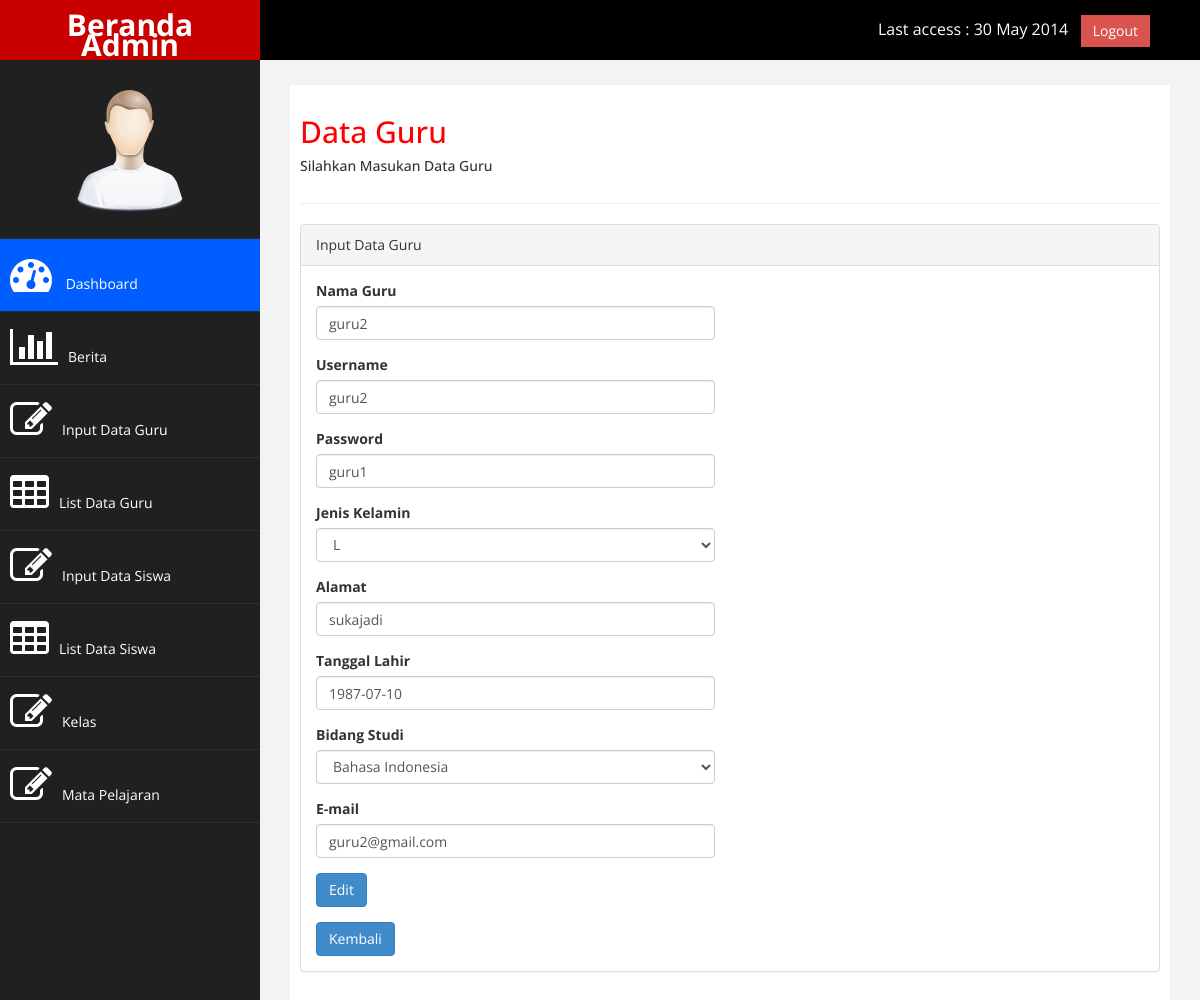
The app's page /edit_guru.php?id=2 with its own data.
### tables this page shows
CREATE TABLE `guru` (
  `id_guru` int(10) NOT NULL,
  `nama` varchar(100) NOT NULL,
  `username` varchar(100) NOT NULL,
  `password` varchar(50) NOT NULL,
  `jenis_kelamin` enum('L','P') NOT NULL,
  `alamat` text NOT NULL,
  `tgl_lahir` date NOT NULL,
  `bdng_studi` varchar(100) NOT NULL,
  `email` varchar(100) NOT NULL
);

### edit_guru.php (the view, shortened to what this page needs)
<?php
    include "koneksi.php";
    $id = $_GET['id'];
    $qe = mysqli_query($koneksi,"SELECT * FROM guru WHERE id_guru='$id'");
    $data = mysqli_fetch_array($qe);
?>
<!DOCTYPE html>
<html xmlns="http://www.w3.org/1999/xhtml">
<head>
    <link href="assets/css/bootstrap.css" rel="stylesheet" />
    <link href="assets/css/font-awesome.css" rel="stylesheet" />
    <link href="assets/js/morris/morris-0.4.3.min.css" rel="stylesheet" />
    <link href="assets/css/custom.css" rel="stylesheet" />
</head>
<body>
    <div id="wrapper">
        <nav class="navbar navbar-default navbar-cls-top " role="navigation" style="margin-bottom: 0">
            <div class="navbar-header">
                <a class="navbar-brand" href="beranda_admin.php">Beranda Admin</a>
            </div>
  <div style="color: white;
padding: 15px 50px 5px 50px;
float: right;
font-size: 16px;"> Last access : 30 May 2014 &nbsp; <a href="logout_admin.php" class="btn btn-danger square-btn-adjust">Logout</a> </div>
        </nav>
                <nav class="navbar-default navbar-side" role="navigation">
            <div class="sidebar-collapse">
                <ul class="nav" id="main-menu">
				<li class="text-center">
                    <img src="assets/img/find_user.png" class="user-image img-responsive"/>
					</li>
                    <li>
                        <a class="active-menu"  href="beranda_admin.php"><i class="fa fa-dashboard fa-3x"></i> Dashboard</a>
                    </li>
                    <li>
                        <a  href="berita.php"><i class="fa fa-bar-chart-o fa-3x"></i>Berita</a>
                    </li>
                    <li>
                        <a  href="data_guru.php"><i class="fa fa-edit fa-3x"></i>Input Data Guru</a>
                    </li>
                     <li>
                        <a  href="list_guru.php"><i class="fa fa-table fa-3x"></i>List Data Guru</a>
                    </li>
					<li>
                        <a   href="data_siswa.php"><i class="fa fa-edit fa-3x"></i>Input Data Siswa</a>
                    </li>
                    <li>
                        <a  href="list_siswa.php"><i class="fa fa-table fa-3x"></i>List Data Siswa</a>
                    </li>
                    <li  >
                        <a  href="kelas.php"><i class="fa fa-edit fa-3x"></i>Kelas</a>
                    </li>
                     <li>
                        <a  href="mapel.php"><i class="fa fa-edit fa-3x"></i>Mata Pelajaran</a>
                    </li>
                </ul>
            </div>
        </nav>
        <div id="page-wrapper" >
            <div id="page-inner">
                <div class="row">
                    <div class="col-md-12">
                     <h2>Data Guru</h2>
                        <h5>Silahkan Masukan Data Guru</h5>
                    </div>
                </div>
                 <hr />
                <div class="col-md-3 col-sm-6 col-xs-6"> </div>
                <div class="panel panel-default">
                        <div class="panel-heading">
                            Input Data Guru
                        </div>
                        <div class="panel-body">
                            <div class="row">
                                <div class="col-md-6">
                                    <form method="post" role="form">
                                        <div class="form-group">
                                            <label>Nama Guru</label>
                                            <input name="nama" value="<?php echo $data['nama'];?>" class="form-control" />
                                        </div>
                                        <div class="form-group">
                                            <label>Username</label>
                                            <input name="username" value="<?php echo $data['username'];?>" class="form-control" />
                                        </div>
                                        <div class="form-group">
                                            <label>Password</label>
                                            <input name="pass" value="<?php echo $data['password'];?>" class="form-control" />
                                        </div>
                                        <div class="form-group">
                                            <label>Jenis Kelamin</label>
                                            <select name="jk" value="<?php echo $data['jenis_kelamin'];?>" class="form-control">
                                                <option>L</option>
                                            </select>
                                        </div>
                                        <div class="form-group">
                                            <label>Alamat</label>
                                            <Input name="alamat"  value="<?php echo $data['alamat'];?>" class="form-control" rows="3"/>
                                        </div>
                                        <div class="form-group">
                                            <label>Tanggal Lahir</label>
                                            <input name="tgl" value="<?php echo $data['tgl_lahir'];?>" class="form-control" placeholder="Contoh: tahun-bulan-tanggal" />
                                        </div>
                                        <div class="form-group">
                                            <label>Bidang Studi</label>
                                            <select name="bs" value="<?php echo $data['bdng_studi'];?>" class="form-control">
                                                <option>Bahasa Indonesia</option>
                                            </select>
                                        </div>
                                        <div class="form-group">
                                            <label>E-mail</label>
                                            <input name="email" value="<?php echo $data['email'];?>" class="form-control" />
                                        </div>
                                    <button class="btn btn-primary " name="edit">Edit</button>
                                    <a onclick="return confirm('Apakah anda ingin kembali ?')" class="btn btn-primary"  href="list_guru.php">Kembali</a>
                                       </form>
                                      </div>
                                      </div>
                                      </div>
            </div>
        </div>
</body>
</html>

### assets/css/custom.css (style rules this page uses)
body { font-family: 'Open Sans', sans-serif; }
#wrapper { width: 100%; background:#202020; }
#page-wrapper { padding: 15px 15px; min-height: 600px; background:#F3F3F3; }
#page-inner { width:100%; margin:10px 20px 10px 0px; background-color:#fff!important; padding:10px; min-height:1200px; }
.text-center { text-align:center; }
h2 { color: #f00; }
.square-btn-adjust { border: 0px solid transparent; -webkit-border-radius: 0px; -moz-border-radius: 0px; border-radius: 0px; }
.user-image { margin: 25px auto; -webkit-border-radius: 10px; -moz-border-radius: 10px; border-radius: 10px; max-height:170px; max-width:170px; }
.navbar-cls-top .navbar-brand { color: #fff; background: #005dff; width: 260px; text-align: center; height: 60px; font-size: 30px; font-weight: 700; }
.active-menu { background-color:#005dff!important; }
.sidebar-collapse , .sidebar-collapse .nav { background:none; }
.sidebar-collapse .nav { padding:0; }
.sidebar-collapse .nav > li > a { color:#fff; background:#202020; text-shadow:none; }
.sidebar-collapse > .nav > li > a { padding:15px 10px; }
.sidebar-collapse > .nav > li { border-bottom: 1px solid rgba(107, 108, 109, 0.19); }
.navbar-side { border:none; background-color: #202020; }
.navbar-cls-top { background:#000; border-bottom:none; }
.navbar-default { border:0px solid black; }
.navbar-header { background: #A70303; }
.nav > li > a > i { margin-right:10px; }
@media (min-width:768px) { #page-wrapper { margin: 0 0 0 260px; padding: 15px 30px; min-height: 1200px; } }
@media (min-width:768px) { .navbar-side { z-index: 1; position: absolute; width: 260px; } }
@media (min-width:768px) { .navbar { border-radius: 0px; } }

### records on screen
guru: nama "guru2", username "guru2", pass "guru1", jk "L", alamat "sukajadi", tgl "1987-07-10", bs "Bahasa Indonesia", email "guru2@gmail.com"
